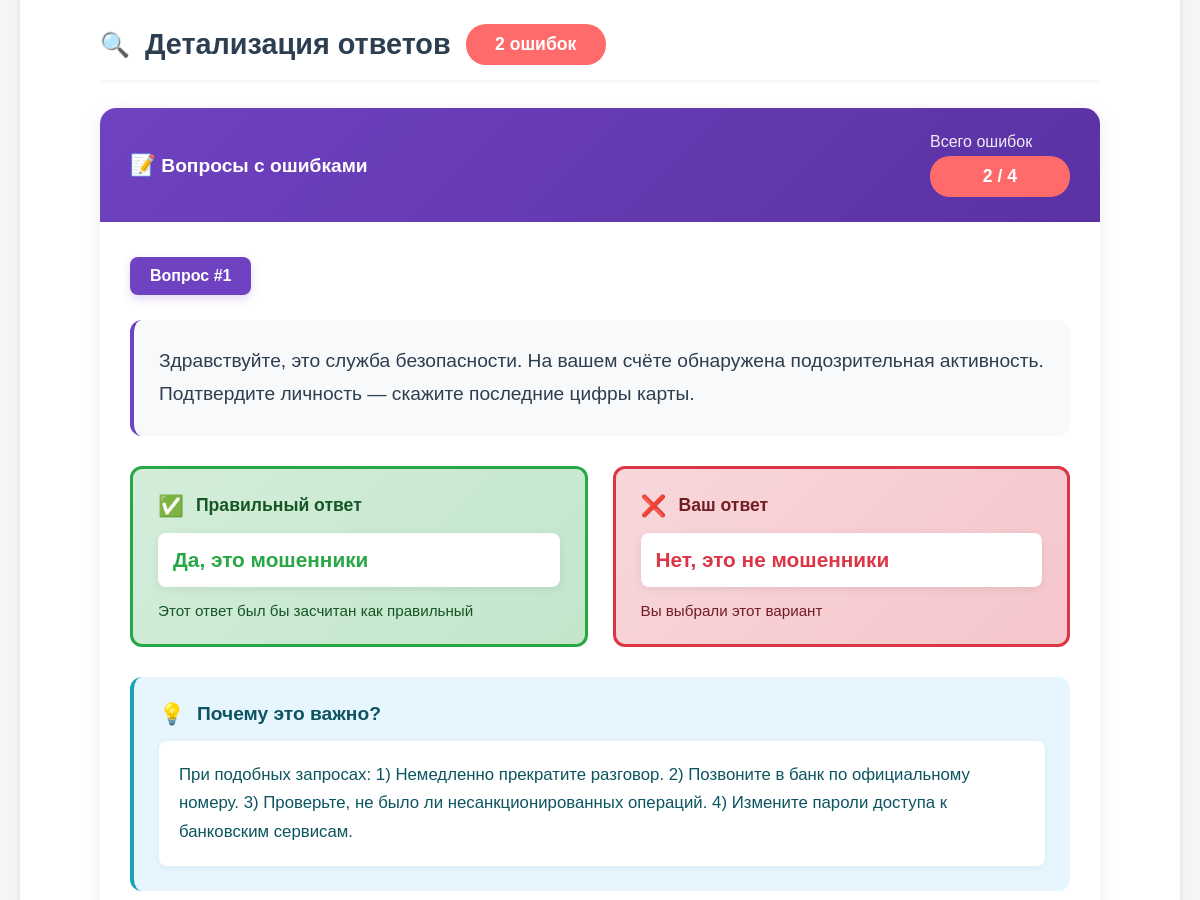
Before: /test_room_preview/history_result/user_result/2/4 (signed in, middle part) with the older database file.
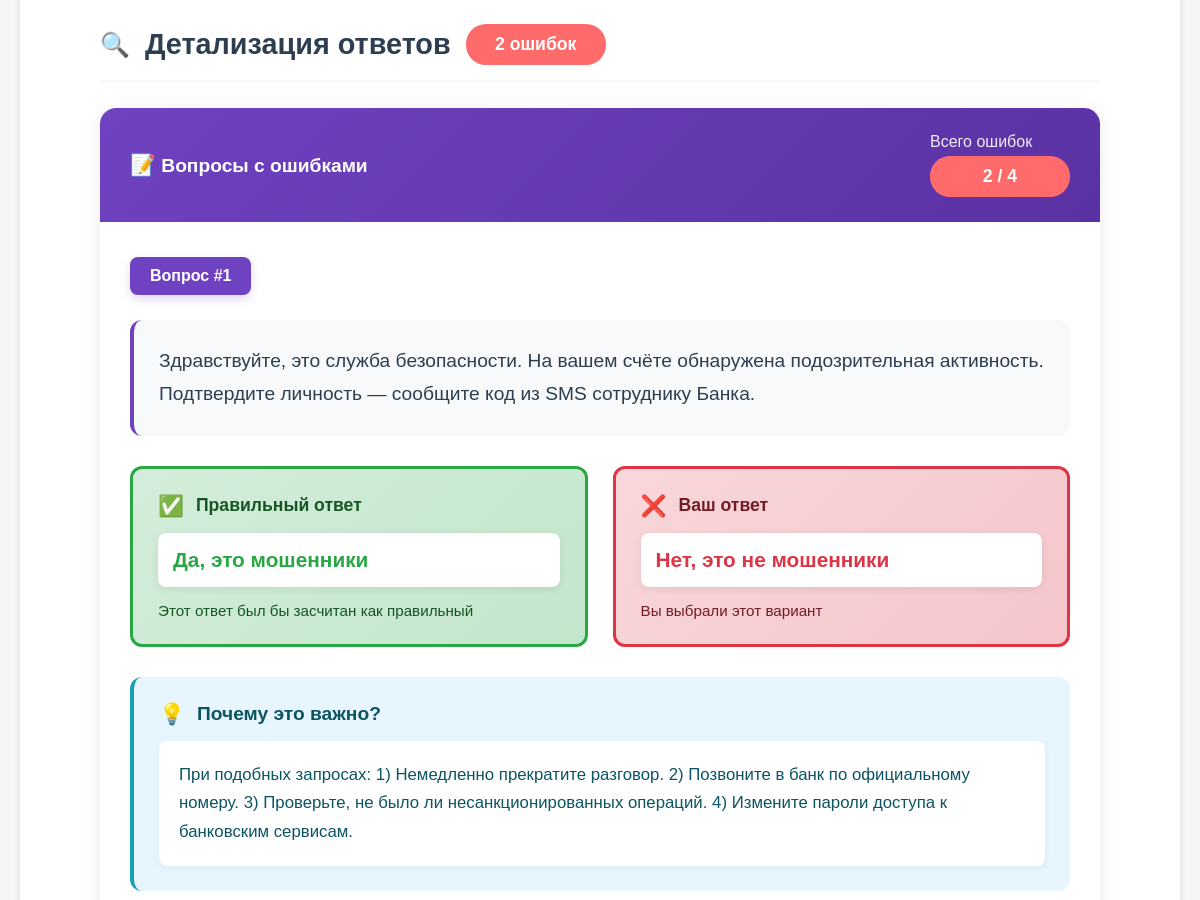
After: the same page with the newer database file.
### app.py (models this page shows, shortened)
class Message(db.Model):
    id = db.Column(db.Integer, primary_key=True)
    text = db.Column(db.Text, nullable=False)
    correct     = db.Column(db.Boolean, nullable=False)
    price_correct = db.Column(db.Float, default=0.0)
    price_wrong   = db.Column(db.Float, default=0.0)
    comment_yes = db.Column(db.Text, nullable=True)
    comment_no  = db.Column(db.Text, nullable=True)

### app.py (the view)
@app.route('/test_room_preview/history_result/user_result/<int:testing_id>/<int:user_id>')
def user_result(testing_id, user_id):
    curent_user = User.query.filter(
        User.username.ilike(session.get('curent_user'))
    ).first()
    if not check_user_id(user_id):
        return redirect(url_for('ErAuth'))
    if curent_user.id != user_id:
        return "Доступ запрещён", 403
    test = Testing.query.get_or_404(testing_id)
    user = User.query.get_or_404(user_id)
    result = Result.query.filter_by(testing_id=testing_id, user_id=user_id).first_or_404()
    groups = Group.query.filter(Group.id.in_(test.group_id)).all() if test.group_id else []
    user_groups = []
    for group in groups:
        if user_id in group.users:
            user_groups.append(group.groupname)
    user_group_display = ', '.join(user_groups) if user_groups else 'Без группы'
    wrong_questions = []
    if result.wrong_answers_id:
        for question_id in result.wrong_answers_id:
            question = Message.query.get(question_id)
            if question:
                wrong_questions.append(question)
    correct_count = len(result.correct_answers_id)
    wrong_count = len(result.wrong_answers_id)
    total_count = correct_count + wrong_count
    return render_template(mgn + 'user_result.html',
                           test=test,
                           user=user,
                           result=result,
                           user_group_display=user_group_display,
                           user_groups=user_groups,
                           wrong_questions=wrong_questions,
                           correct_count=correct_count,
                           wrong_count=wrong_count,
                           total_count=total_count)

### app.py (called while the page is built)
@login_manager.user_loader
def load_user(user_id):
    return User.query.get(int(user_id))

def check_user_id(usr_id: int):
    curent_user = User.query.filter(
        User.username.ilike(
            session.get('curent_user')
        )
    ).first()
    print("DEBUD: curent user-teacher is", curent_user)
    print("DEBUG: curent user-teacher privileges -", curent_user.is_admin)
    if not curent_user or curent_user.id != usr_id:
        return False
    else:
        return True

    def __repr__(self):
        return f'<User {self.username}>'

    @property
    def is_admin(self):
        return self.privileges

### templates/templateM/user_result.html (shortened to what this page needs)
{% extends 'base.html' %}
{% block content %}
<div class="result-details-container">
    <h2 class="section-title">
        <span style="font-size: 1.5rem;">🔍</span>
        Детализация ответов
        {% if wrong_count > 0 %}
        <span class="wrong-count-badge">{{ wrong_count }} ошибок</span>
        {% endif %}
    </h2>
    {% if wrong_questions %}
    <div class="wrong-questions-container fade-in-up">
        <div class="questions-header">
            <div class="questions-count">
                <span style="font-size: 1.3rem;">📝</span>
                Вопросы с ошибками
            </div>
            <div>
                <div style="font-size: 1rem; opacity: 0.9; margin-bottom: 5px;">Всего ошибок</div>
                <div class="wrong-count-badge">{{ wrong_count }} / {{ total_count }}</div>
            </div>
        </div>
        {% for question in wrong_questions %}
        <div class="question-card">
            <div class="question-id">Вопрос #{{ loop.index }}</div>
            <div class="question-text">
                {{ question.text }}
            </div>
            <div class="answer-section">
                <div class="answer-card correct">
                    <div class="answer-label correct">
                        <span style="font-size: 1.3rem;">✅</span>
                        Правильный ответ
                    </div>
                    <div class="answer-value">
                        {% if question.correct %}
                            <span style="color: #28a745; font-weight: 800;">Да, это мошенники</span>
                        {% else %}
                            <span style="color: #28a745; font-weight: 800;">Нет, это не мошенники</span>
                        {% endif %}
                    </div>
                    <div style="font-size: 0.95rem; color: #155724; margin-top: 10px;">
                        Этот ответ был бы засчитан как правильный
                    </div>
                </div>
                <div class="answer-card incorrect">
                    <div class="answer-label incorrect">
                        <span style="font-size: 1.3rem;">❌</span>
                        Ваш ответ
                    </div>
                    <div class="answer-value">
                        {% if question.correct %}
                            <span style="color: #dc3545; font-weight: 800;">Нет, это не мошенники</span>
                        {% else %}
                            <span style="color: #dc3545; font-weight: 800;">Да, это мошенники</span>
                        {% endif %}
                    </div>
                    <div style="font-size: 0.95rem; color: #721c24; margin-top: 10px;">
                        Вы выбрали этот вариант
                    </div>
                </div>
            </div>
            <div class="comment-section">
                <div class="comment-title">
                    <span style="font-size: 1.3rem;">💡</span>
                    Почему это важно?
                </div>
                <div class="comment-text">
                    {% if question.correct %}
                        {{ question.comment_no or 'Это сообщение содержит признаки мошенничества. Обратите внимание на стиль письма, просьбы перейти по ссылке или предоставить личные данные.' }}
                    {% else %}
                        {{ question.comment_yes or 'Это безопасное сообщение. Оно не содержит угроз или попыток получить ваши данные.' }}
                    {% endif %}
                </div>
            </div>
        </div>
        {% endfor %}
    </div>
    {% endif %}
</div>
{% endblock %}
{% set show_footer = False %}

Changed rows visible on the page:
changed Message: text "Здравствуйте, это служба безопасности. На вашем счёте обнаружена подозрительная активность. Подтвердите личность — скажите последние цифры карты." → "Здравствуйте, это служба безопасности. На вашем счёте обнаружена подозрительная активность. Подтвердите личность — сообщите код из SMS сотруднику Банка."
